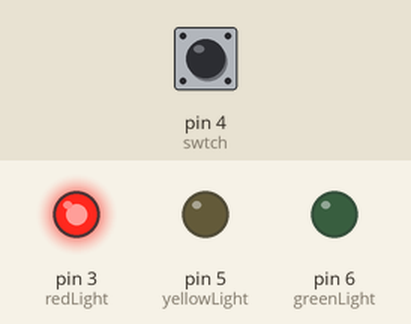
Simulated run of this sketch. Board: Arduino Uno, built with avr-gcc and run on an emulated ATmega328P. On the bench: output pins drawn as LEDs (lit = HIGH). The test bench sets the inputs (shaded band); at power-on: pin 4 (swtch) LOW.

Above: at 0.1 s.
At 20.1 s:
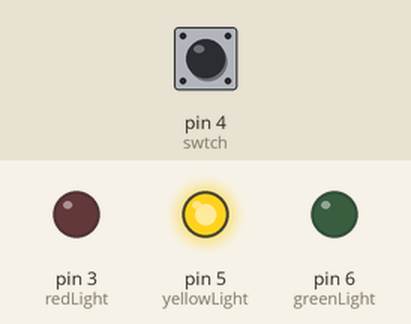
At 109.1 s:
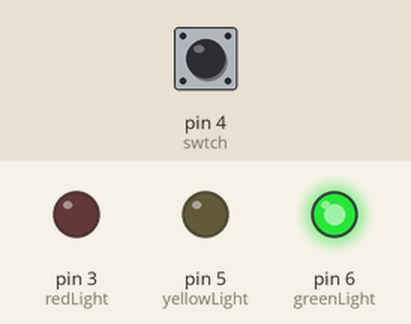
Timing chart, 0 to 110.6 s (numbered marks = the images above):
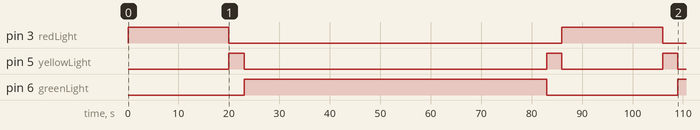

The sketch:

ET_509_final_project.ino
```cpp
//Thomas Stocklin
int redLight = 3;
int yellowLight = 5;
int greenLight = 6;
int swtch = 4;
int swtchstate;

void setup() {
  Serial.begin(9600);
  pinMode(redLight, OUTPUT);
  pinMode(yellowLight, OUTPUT);
  pinMode(greenLight, OUTPUT);
  pinMode(swtch, INPUT);
}

void loop() {
  swtchstate = digitalRead(swtch);
  if (swtchstate == HIGH){
    digitalWrite (redLight, HIGH);
    digitalWrite (yellowLight, LOW );
    digitalWrite (greenLight, LOW);
    delay (20000);

    digitalWrite (redLight, LOW);
    digitalWrite (yellowLight, HIGH);
    delay (3000);

    digitalWrite (yellowLight, LOW);
    digitalWrite (greenLight, HIGH);
    delay (30000);

    digitalWrite (yellowLight, HIGH);
    digitalWrite (greenLight, LOW);
    delay (3000);
  }
  else if (swtchstate == LOW) {
    digitalWrite (redLight, HIGH);
    digitalWrite (yellowLight, LOW);
    digitalWrite (greenLight, LOW);
    delay (20000);

    digitalWrite (redLight, LOW);
    digitalWrite (yellowLight, HIGH);
    delay (3000);

    digitalWrite (yellowLight, LOW);
    digitalWrite (greenLight, HIGH);
    delay (60000);

    digitalWrite (yellowLight, HIGH);
    digitalWrite (greenLight, LOW);
    delay (3000);
  }
}
```

Measured:
- by itself, pin 3 (redLight): alternates HIGH for 20.0 s and LOW for 66.0 s
- by itself, pin 5 (yellowLight): goes HIGH 3.0 s, LOW 60.0 s, HIGH 3.0 s, LOW 20.0 s, HIGH 3.0 s, then LOW
- by itself, pin 6 (greenLight): LOW → HIGH at 23.0 s, → LOW 60.0 s later, → HIGH 26.0 s later
